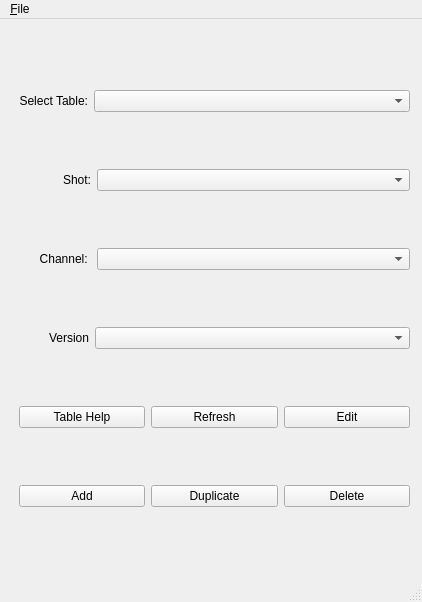
<?xml version="1.0" encoding="UTF-8"?>
<ui version="4.0">
 <class>MainWindow</class>
 <widget class="QMainWindow" name="MainWindow">
  <property name="geometry">
   <rect>
    <x>0</x>
    <y>0</y>
    <width>422</width>
    <height>602</height>
   </rect>
  </property>
  <property name="windowTitle">
   <string>MainWindow</string>
  </property>
  <widget class="QWidget" name="centralwidget">
   <widget class="QWidget" name="">
    <property name="geometry">
     <rect>
      <x>19</x>
      <y>20</y>
      <width>391</width>
      <height>521</height>
     </rect>
    </property>
    <layout class="QVBoxLayout" name="verticalLayout_2">
     <item>
      <layout class="QHBoxLayout" name="horizontalLayout">
       <item alignment="Qt::AlignLeft">
        <widget class="QLabel" name="labelSelectTable">
         <property name="text">
          <string>Select Table:</string>
         </property>
         <property name="alignment">
          <set>Qt::AlignRight|Qt::AlignTrailing|Qt::AlignVCenter</set>
         </property>
        </widget>
       </item>
       <item>
        <widget class="QComboBox" name="comboBoxTable">
         <property name="sizePolicy">
          <sizepolicy hsizetype="Expanding" vsizetype="Fixed">
           <horstretch>0</horstretch>
           <verstretch>0</verstretch>
          </sizepolicy>
         </property>
         <property name="minimumSize">
          <size>
           <width>103</width>
           <height>0</height>
          </size>
         </property>
        </widget>
       </item>
      </layout>
     </item>
     <item>
      <layout class="QHBoxLayout" name="horizontalLayout_2">
       <item>
        <widget class="QLabel" name="labelSelectShot">
         <property name="sizePolicy">
          <sizepolicy hsizetype="Preferred" vsizetype="Preferred">
           <horstretch>0</horstretch>
           <verstretch>0</verstretch>
          </sizepolicy>
         </property>
         <property name="text">
          <string>             Shot:</string>
         </property>
         <property name="alignment">
          <set>Qt::AlignRight|Qt::AlignTrailing|Qt::AlignVCenter</set>
         </property>
        </widget>
       </item>
       <item>
        <widget class="QComboBox" name="comboBoxShot">
         <property name="sizePolicy">
          <sizepolicy hsizetype="Expanding" vsizetype="Fixed">
           <horstretch>0</horstretch>
           <verstretch>0</verstretch>
          </sizepolicy>
         </property>
         <property name="minimumSize">
          <size>
           <width>103</width>
           <height>0</height>
          </size>
         </property>
        </widget>
       </item>
      </layout>
     </item>
     <item>
      <layout class="QHBoxLayout" name="horizontalLayout_3">
       <item>
        <widget class="QLabel" name="labelSelectChannel">
         <property name="text">
          <string>      Channel: </string>
         </property>
         <property name="alignment">
          <set>Qt::AlignRight|Qt::AlignTrailing|Qt::AlignVCenter</set>
         </property>
        </widget>
       </item>
       <item>
        <widget class="QComboBox" name="comboBoxChannel">
         <property name="sizePolicy">
          <sizepolicy hsizetype="Expanding" vsizetype="Fixed">
           <horstretch>0</horstretch>
           <verstretch>0</verstretch>
          </sizepolicy>
         </property>
         <property name="minimumSize">
          <size>
           <width>103</width>
           <height>0</height>
          </size>
         </property>
        </widget>
       </item>
      </layout>
     </item>
     <item>
      <layout class="QHBoxLayout" name="horizontalLayout_4">
       <item>
        <widget class="QLabel" name="labelSelectVersion">
         <property name="text">
          <string>         Version</string>
         </property>
         <property name="alignment">
          <set>Qt::AlignRight|Qt::AlignTrailing|Qt::AlignVCenter</set>
         </property>
        </widget>
       </item>
       <item>
        <widget class="QComboBox" name="comboBoxVersion">
         <property name="sizePolicy">
          <sizepolicy hsizetype="Expanding" vsizetype="Fixed">
           <horstretch>0</horstretch>
           <verstretch>0</verstretch>
          </sizepolicy>
         </property>
         <property name="minimumSize">
          <size>
           <width>103</width>
           <height>0</height>
          </size>
         </property>
        </widget>
       </item>
      </layout>
     </item>
     <item>
      <layout class="QHBoxLayout" name="horizontalLayout_5">
       <item>
        <widget class="QPushButton" name="pushButtonTableHelp">
         <property name="text">
          <string>Table Help</string>
         </property>
        </widget>
       </item>
       <item>
        <widget class="QPushButton" name="pushButtonRefresh">
         <property name="text">
          <string>Refresh</string>
         </property>
        </widget>
       </item>
       <item>
        <widget class="QPushButton" name="pushButtonEdit">
         <property name="text">
          <string>Edit</string>
         </property>
        </widget>
       </item>
      </layout>
     </item>
     <item>
      <layout class="QHBoxLayout" name="horizontalLayout_6">
       <item>
        <widget class="QPushButton" name="pushButtonAdd">
         <property name="text">
          <string>Add</string>
         </property>
        </widget>
       </item>
       <item>
        <widget class="QPushButton" name="pushButtonDuplicate">
         <property name="text">
          <string>Duplicate</string>
         </property>
        </widget>
       </item>
       <item>
        <widget class="QPushButton" name="pushButtonDelete">
         <property name="text">
          <string>Delete</string>
         </property>
        </widget>
       </item>
      </layout>
     </item>
    </layout>
   </widget>
  </widget>
  <widget class="QMenuBar" name="menubar">
   <property name="geometry">
    <rect>
     <x>0</x>
     <y>0</y>
     <width>422</width>
     <height>24</height>
    </rect>
   </property>
   <widget class="QMenu" name="menu_File">
    <property name="title">
     <string>&amp;File</string>
    </property>
    <addaction name="action_Open"/>
    <addaction name="action_Save"/>
    <addaction name="action_Close"/>
    <addaction name="action_Quit"/>
   </widget>
   <addaction name="menu_File"/>
  </widget>
  <widget class="QStatusBar" name="statusbar"/>
  <action name="action_Open">
   <property name="text">
    <string>&amp;Open</string>
   </property>
  </action>
  <action name="action_Save">
   <property name="text">
    <string>&amp;Save</string>
   </property>
  </action>
  <action name="action_Close">
   <property name="text">
    <string>&amp;Close</string>
   </property>
  </action>
  <action name="action_Quit">
   <property name="text">
    <string>&amp;Quit</string>
   </property>
  </action>
 </widget>
 <resources/>
 <connections/>
</ui>
